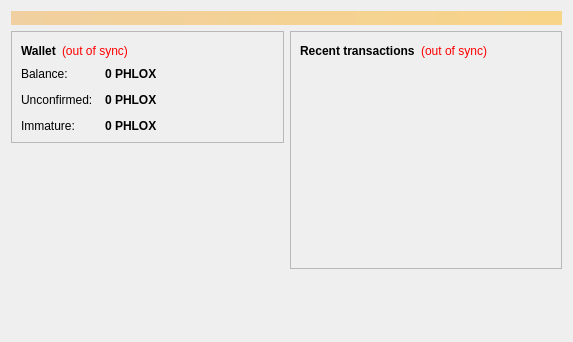
<?xml version="1.0" encoding="UTF-8"?>
<ui version="4.0">
 <class>OverviewPage</class>
 <widget class="QWidget" name="OverviewPage">
  <property name="geometry">
   <rect>
    <x>0</x>
    <y>0</y>
    <width>573</width>
    <height>342</height>
   </rect>
  </property>
  <property name="windowTitle">
   <string>Form</string>
  </property>
  <layout class="QVBoxLayout" name="topLayout">
   <item>
    <widget class="QLabel" name="labelAlerts">
     <property name="visible">
      <bool>false</bool>
     </property>
     <property name="styleSheet">
      <string notr="true">background-color: qlineargradient(x1: 0, y1: 0, x2: 1, y2: 0, stop:0 #F0D0A0, stop:1 #F8D488); color:#000000;</string>
     </property>
     <property name="wordWrap">
      <bool>true</bool>
     </property>
     <property name="margin">
      <number>3</number>
     </property>
    </widget>
   </item>
   <item>
    <layout class="QHBoxLayout" name="horizontalLayout" stretch="1,1">
     <item>
      <layout class="QVBoxLayout" name="verticalLayout_2">
       <item>
        <widget class="QFrame" name="frame">
         <property name="frameShape">
          <enum>QFrame::StyledPanel</enum>
         </property>
         <property name="frameShadow">
          <enum>QFrame::Raised</enum>
         </property>
         <layout class="QVBoxLayout" name="verticalLayout_4">
          <item>
           <layout class="QHBoxLayout" name="horizontalLayout_4">
            <item>
             <widget class="QLabel" name="label_5">
              <property name="font">
               <font>
                <weight>75</weight>
                <bold>true</bold>
               </font>
              </property>
              <property name="text">
               <string>Wallet</string>
              </property>
             </widget>
            </item>
            <item>
             <widget class="QLabel" name="labelWalletStatus">
              <property name="toolTip">
               <string>The displayed information may be out of date. Your wallet automatically synchronizes with the Phloxcoin network after a connection is established, but this process has not completed yet.</string>
              </property>
              <property name="styleSheet">
               <string notr="true">QLabel { color: red; }</string>
              </property>
              <property name="text">
               <string notr="true">(out of sync)</string>
              </property>
              <property name="alignment">
               <set>Qt::AlignLeading|Qt::AlignLeft|Qt::AlignVCenter</set>
              </property>
             </widget>
            </item>
            <item>
             <spacer name="horizontalSpacer_2">
              <property name="orientation">
               <enum>Qt::Horizontal</enum>
              </property>
              <property name="sizeHint" stdset="0">
               <size>
                <width>40</width>
                <height>20</height>
               </size>
              </property>
             </spacer>
            </item>
           </layout>
          </item>
          <item>
           <layout class="QFormLayout" name="formLayout_2">
            <property name="fieldGrowthPolicy">
             <enum>QFormLayout::AllNonFixedFieldsGrow</enum>
            </property>
            <property name="horizontalSpacing">
             <number>12</number>
            </property>
            <property name="verticalSpacing">
             <number>12</number>
            </property>
            <item row="0" column="0">
             <widget class="QLabel" name="label">
              <property name="text">
               <string>Balance:</string>
              </property>
             </widget>
            </item>
            <item row="0" column="1">
             <widget class="QLabel" name="labelBalance">
              <property name="font">
               <font>
                <weight>75</weight>
                <bold>true</bold>
               </font>
              </property>
              <property name="cursor">
               <cursorShape>IBeamCursor</cursorShape>
              </property>
              <property name="toolTip">
               <string>Your current balance</string>
              </property>
              <property name="text">
               <string notr="true">0 PHLOX</string>
              </property>
              <property name="textInteractionFlags">
               <set>Qt::LinksAccessibleByMouse|Qt::TextSelectableByKeyboard|Qt::TextSelectableByMouse</set>
              </property>
             </widget>
            </item>
            <item row="1" column="0">
             <widget class="QLabel" name="label_3">
              <property name="text">
               <string>Unconfirmed:</string>
              </property>
             </widget>
            </item>
            <item row="1" column="1">
             <widget class="QLabel" name="labelUnconfirmed">
              <property name="font">
               <font>
                <weight>75</weight>
                <bold>true</bold>
               </font>
              </property>
              <property name="cursor">
               <cursorShape>IBeamCursor</cursorShape>
              </property>
              <property name="toolTip">
               <string>Total of transactions that have yet to be confirmed, and do not yet count toward the current balance</string>
              </property>
              <property name="text">
               <string notr="true">0 PHLOX</string>
              </property>
              <property name="textInteractionFlags">
               <set>Qt::LinksAccessibleByMouse|Qt::TextSelectableByKeyboard|Qt::TextSelectableByMouse</set>
              </property>
             </widget>
            </item>
            <item row="2" column="0">
             <widget class="QLabel" name="labelImmatureText">
              <property name="text">
               <string>Immature:</string>
              </property>
             </widget>
            </item>
            <item row="2" column="1">
             <widget class="QLabel" name="labelImmature">
              <property name="font">
               <font>
                <weight>75</weight>
                <bold>true</bold>
               </font>
              </property>
              <property name="toolTip">
               <string>Mined balance that has not yet matured</string>
              </property>
              <property name="text">
               <string notr="true">0 PHLOX</string>
              </property>
              <property name="textInteractionFlags">
               <set>Qt::LinksAccessibleByMouse|Qt::TextSelectableByKeyboard|Qt::TextSelectableByMouse</set>
              </property>
             </widget>
            </item>
           </layout>
          </item>
         </layout>
        </widget>
       </item>
       <item>
        <spacer name="verticalSpacer">
         <property name="orientation">
          <enum>Qt::Vertical</enum>
         </property>
         <property name="sizeHint" stdset="0">
          <size>
           <width>20</width>
           <height>40</height>
          </size>
         </property>
        </spacer>
       </item>
      </layout>
     </item>
     <item>
      <layout class="QVBoxLayout" name="verticalLayout_3">
       <item>
        <widget class="QFrame" name="frame_2">
         <property name="frameShape">
          <enum>QFrame::StyledPanel</enum>
         </property>
         <property name="frameShadow">
          <enum>QFrame::Raised</enum>
         </property>
         <layout class="QVBoxLayout" name="verticalLayout">
          <item>
           <layout class="QHBoxLayout" name="horizontalLayout_2">
            <item>
             <widget class="QLabel" name="label_4">
              <property name="text">
               <string>&lt;b&gt;Recent transactions&lt;/b&gt;</string>
              </property>
             </widget>
            </item>
            <item>
             <widget class="QLabel" name="labelTransactionsStatus">
              <property name="toolTip">
               <string>The displayed information may be out of date. Your wallet automatically synchronizes with the Phloxcoin network after a connection is established, but this process has not completed yet.</string>
              </property>
              <property name="styleSheet">
               <string notr="true">QLabel { color: red; }</string>
              </property>
              <property name="text">
               <string notr="true">(out of sync)</string>
              </property>
              <property name="alignment">
               <set>Qt::AlignRight|Qt::AlignTrailing|Qt::AlignVCenter</set>
              </property>
             </widget>
            </item>
            <item>
             <spacer name="horizontalSpacer">
              <property name="orientation">
               <enum>Qt::Horizontal</enum>
              </property>
              <property name="sizeHint" stdset="0">
               <size>
                <width>40</width>
                <height>20</height>
               </size>
              </property>
             </spacer>
            </item>
           </layout>
          </item>
          <item>
           <widget class="QListView" name="listTransactions">
            <property name="styleSheet">
             <string notr="true">QListView { background: transparent; }</string>
            </property>
            <property name="frameShape">
             <enum>QFrame::NoFrame</enum>
            </property>
            <property name="verticalScrollBarPolicy">
             <enum>Qt::ScrollBarAlwaysOff</enum>
            </property>
            <property name="horizontalScrollBarPolicy">
             <enum>Qt::ScrollBarAlwaysOff</enum>
            </property>
            <property name="selectionMode">
             <enum>QAbstractItemView::NoSelection</enum>
            </property>
           </widget>
          </item>
         </layout>
        </widget>
       </item>
       <item>
        <spacer name="verticalSpacer_2">
         <property name="orientation">
          <enum>Qt::Vertical</enum>
         </property>
         <property name="sizeHint" stdset="0">
          <size>
           <width>20</width>
           <height>40</height>
          </size>
         </property>
        </spacer>
       </item>
      </layout>
     </item>
    </layout>
   </item>
  </layout>
 </widget>
 <resources/>
 <connections/>
</ui>
